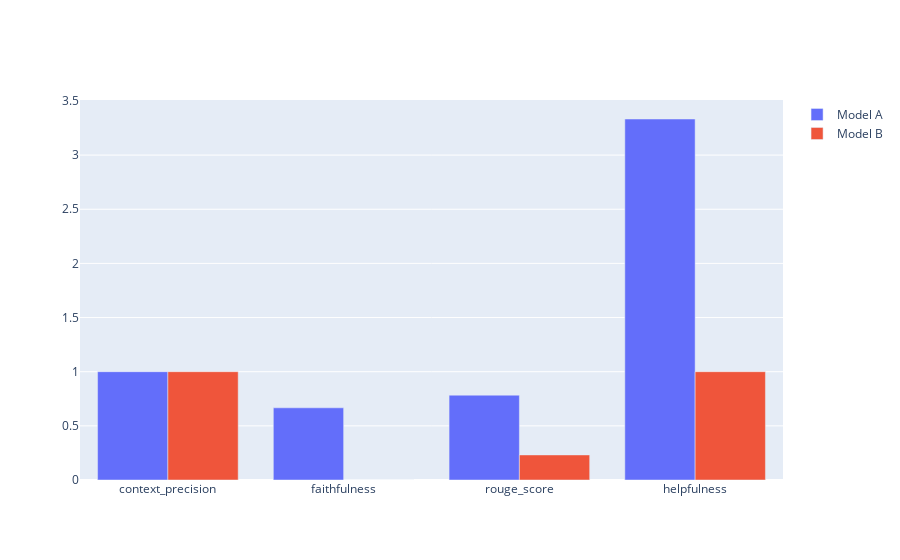

The notebook cell saved with this chart:
### Code cell
plot_bar_plot(eval_results)

### Figure 1 — Plotly figure (JSON) as saved in the notebook; plotly's stock layout.template omitted (floating-point values rounded to 4 significant figures)
{"data": [{"name": "Model A", "type": "bar", "x": ["context_precision", "faithfulness", "rouge_score", "helpfulness"], "y": [1.0, 0.6667, 0.7834, 3.333]}, {"name": "Model B", "type": "bar", "x": ["context_precision", "faithfulness", "rouge_score", "helpfulness"], "y": [1.0, 0, 0.2315, 1]}], "layout": {"barmode": "group"}}
